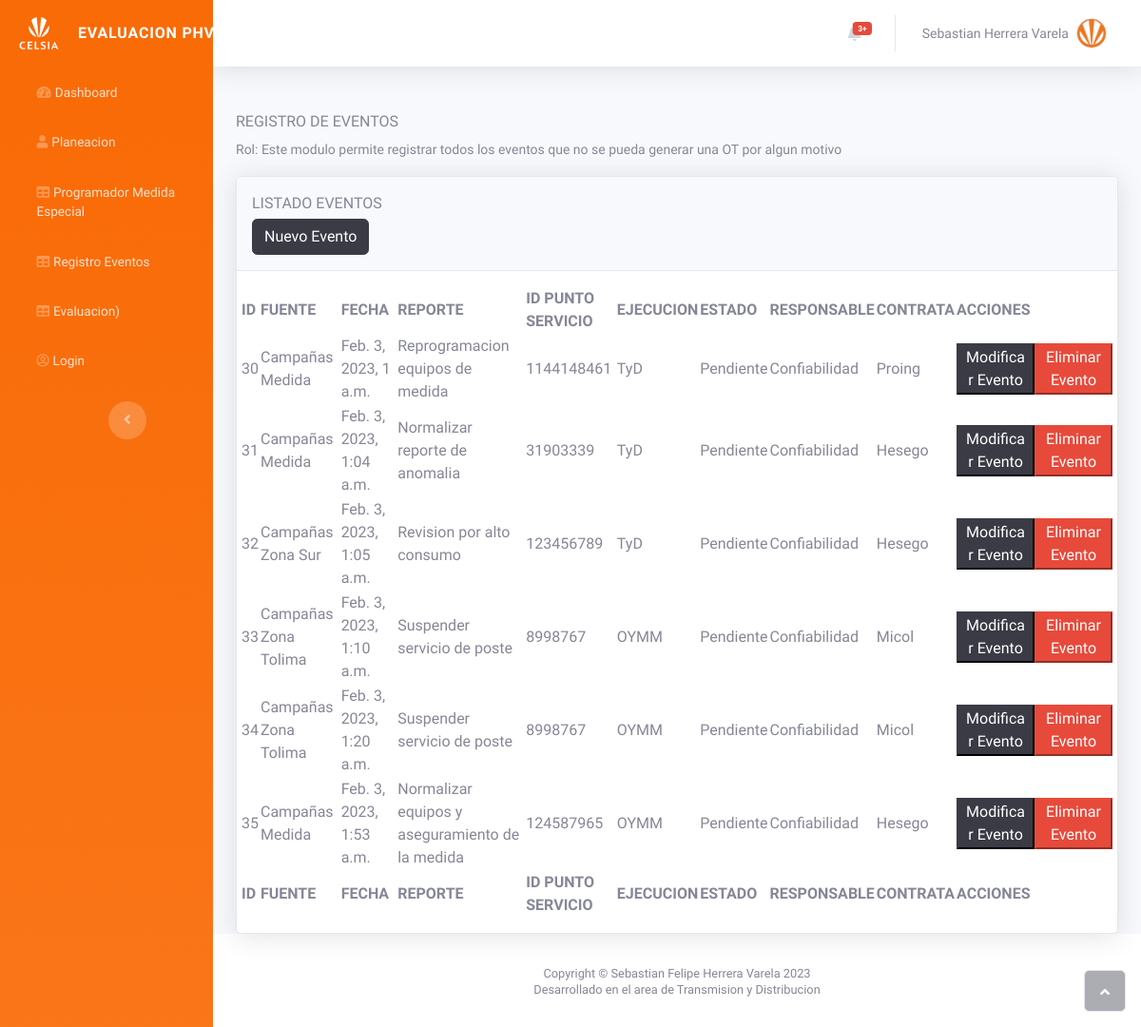
Page /eventos on the earlier database version.
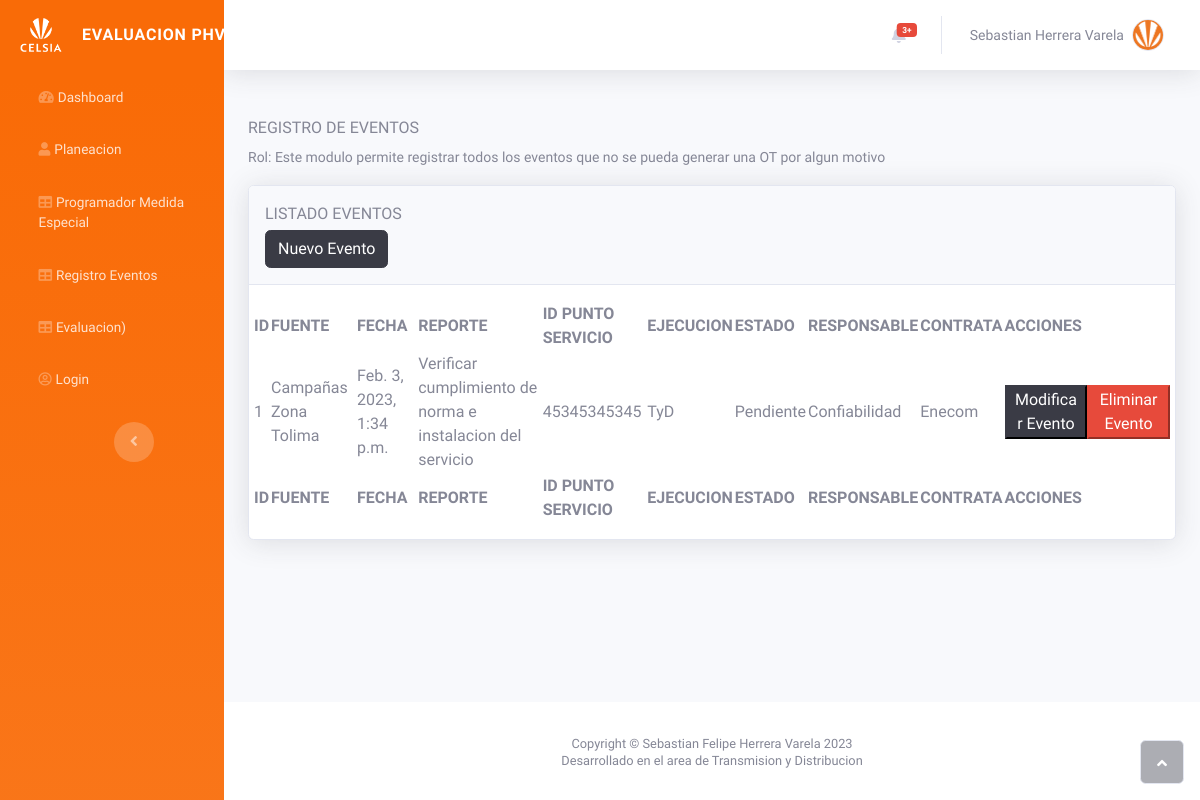
Same page on the later database version.
### planeacion/models.py (models this page shows, shortened)
class Backlog(models.Model):
    fecha = models.DateTimeField(auto_now_add=True)
    fuente = models.CharField(("Quien reporta"), max_length=50)
    reporte = models.CharField(("Que reporta"), max_length=250)
    id_punto_servicio = models.CharField(("ID Punto Servicio"), max_length=15)
    ejecucion = models.CharField(("Quien ejecuta la actividad"), max_length=200)
    estado = models.CharField(("Estado Alerta"), max_length=50)
    responsable = models.CharField(("Quien Resuelve"), max_length=200)
    contrata = models.CharField(("Contratista"), max_length=200)
    class Meta:
        verbose_name = 'Backlog'
        verbose_name_plural = 'Backlog'

### planeacion/views.py (the view)
# urls.py: path("eventos", views.list_backlog, name="list_backlog"),
def list_backlog(request):
    data = Backlog.objects.all()
    return render(request, "eventos/listar_eventos.html", {"data": data})

### planeacion/templates/eventos/listar_eventos.html (shortened to what this page needs)
{% extends 'base.html' %}
{% block content %}
  <div class="container-fluid mt-5">
    <h6 class="text-dark text-gray-600 text-uppercase">Registro de Eventos</h6>
    <small class="form-text1">
      Rol: Este modulo permite registrar todos los eventos que no se pueda generar
      una OT por algun motivo
    </small>
    <div class="card shadow mt-3">
      <div class="card-header py-3">
        <p class="text-primary m-0 text-gray-600 text-uppercase">Listado Eventos</p>
        <div class="input-group mt-1">
          <a class="btn btn-dark" href="{% url "planeacion:registrar_eventos" %}">Nuevo Evento</a>
        </div>
      </div>
      <div class="card-body">
        <div class="row">
          <table id="sebastian" class="display responsive nowrap" style="width: 100%">
            <thead>
              <tr>
                <th class="text-uppercase">ID</th>
                <th class="text-uppercase">Fuente</th>
                <th class="text-uppercase">Fecha</th>
                <th class="text-uppercase">Reporte</th>
                <th class="text-uppercase">ID Punto Servicio</th>
                <th class="text-uppercase">Ejecucion</th>
                <th class="text-uppercase">Estado</th>
                <th class="text-uppercase">Responsable</th>
                <th class="text-uppercase">Contrata</th>
                <th class="text-uppercase">Acciones</th>
              </tr>
            </thead>
            <tbody>
              {% for info in data %}
                <tr>
                  <td class="text-capitalcase">{{ info.id }}</td>
                  <td class="text-capitalcase">{{ info.fuente }}</td>
                  <td class="text-capitalcase">{{ info.fecha }}</td>
                  <td class="text-capitalcase">{{ info.reporte }}</td>
                  <td class="text-capitalcase">{{ info.id_punto_servicio }}</td>
                  <td class="text-capitalcase">{{ info.ejecucion }}</td>
                  <td class="text-capitalcase">{{ info.estado }}</td>
                  <td class="text-capitalcase">{{ info.responsable }}</td>
                  <td class="text-capitalcase">{{ info.contrata }}</td>
                  <td>
                    <div class="contenedorBotones">
                      <button class="btn-dark botones">Modificar Evento</button>
                      <button class="btn-danger botones"  type="button">Eliminar Evento</button>
                    </div>
                  </td>
                </tr>
              {% endfor %}
            </tbody>
            <tfoot>
              <tr>
                <th class="text-uppercase">ID</th>
                <th class="text-uppercase">Fuente</th>
                <th class="text-uppercase">Fecha</th>
                <th class="text-uppercase">Reporte</th>
                <th class="text-uppercase">ID Punto Servicio</th>
                <th class="text-uppercase">Ejecucion</th>
                <th class="text-uppercase">Estado</th>
                <th class="text-uppercase">Responsable</th>
                <th class="text-uppercase">Contrata</th>
                <th class="text-uppercase">Acciones</th>
              </tr>
            </tfoot>
          </table>
        </div>
      </div>
    </div>
  </div>
{% endblock content %}

Differences in the rows shown:
removed Backlog: id "30", fuente "Campañas Medida", fecha "Feb. 3, 2023, 1 a.m.", reporte "Reprogramacion equipos de medida", id_punto_servicio "1144148461", ejecucion "TyD", estado "Pendiente", responsable "Confiabilidad", contrata "Proing"
removed Backlog: id "31", fuente "Campañas Medida", fecha "Feb. 3, 2023, 1:04 a.m.", reporte "Normalizar reporte de anomalia", id_punto_servicio "31903339", ejecucion "TyD", estado "Pendiente", responsable "Confiabilidad", contrata "Hesego"
removed Backlog: id "32", fuente "Campañas Zona Sur", fecha "Feb. 3, 2023, 1:05 a.m.", reporte "Revision por alto consumo", id_punto_servicio "123456789", ejecucion "TyD", estado "Pendiente", responsable "Confiabilidad", contrata "Hesego"
removed Backlog: id "33", fuente "Campañas Zona Tolima", fecha "Feb. 3, 2023, 1:10 a.m.", reporte "Suspender servicio de poste", id_punto_servicio "8998767", ejecucion "OYMM", estado "Pendiente", responsable "Confiabilidad", contrata "Micol"
removed Backlog: id "34", fuente "Campañas Zona Tolima", fecha "Feb. 3, 2023, 1:20 a.m.", reporte "Suspender servicio de poste", id_punto_servicio "8998767", ejecucion "OYMM", estado "Pendiente", responsable "Confiabilidad", contrata "Micol"
removed Backlog: id "35", fuente "Campañas Medida", fecha "Feb. 3, 2023, 1:53 a.m.", reporte "Normalizar equipos y aseguramiento de la medida", id_punto_servicio "124587965", ejecucion "OYMM", estado "Pendiente", responsable "Confiabilidad", contrata "Hesego"
added Backlog: id "1", fuente "Campañas Zona Tolima", fecha "Feb. 3, 2023, 1:34 p.m.", reporte "Verificar cumplimiento de norma e instalacion del servicio", id_punto_servicio "45345345345", ejecucion "TyD", estado "Pendiente", responsable "Confiabilidad", contrata "Enecom"
